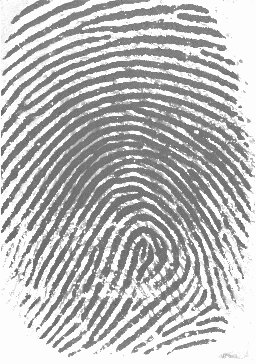
#> input picture image_processing/examples/101_1.bmp, 256 x 364 px
$ python persp_warp.py
#> lines starting #> are read from the running program, lines starting #| are printed output that depends on the picture
import numpy as np
import cv2
import math

# read input
img = cv2.imread('../examples/101_1.bmp', cv2.IMREAD_COLOR)
#> img is the input picture: shape (364, 256, 3); min 70, max 253, mean 186.6
hh, ww = img.shape[:2]
#> hh = 364; ww = 256


# specify input coordinates for corners of red quadrilateral in order TL, TR, BR, BL as x,
input = np.float32([[136,113], [206,130], [173,207], [132,196]])

# get top and left dimensions and set to output dimensions of red rectangle
width = round(math.hypot(input[0,0]-input[1,0], input[0,1]-input[1,1]))
height = round(math.hypot(input[0,0]-input[3,0], input[0,1]-input[3,1]))

# set upper left coordinates for output rectangle
x = input[0,0]
y = input[0,1]

# specify output coordinates for corners of red quadrilateral in order TL, TR, BR, BL as x,
output = np.float32([[x,y], [x+width-1,y], [x+width-1,y+height-1], [x,y+height-1]])

# compute perspective matrix
matrix = cv2.getPerspectiveTransform(input,output)
print(matrix)

# Note that output size is the same as the input image size
imgOutput = cv2.warpPerspective(img, matrix, (ww,hh), cv2.INTER_LINEAR, borderMode=cv2.BORDER_CONSTANT, borderValue=(0,0,0))
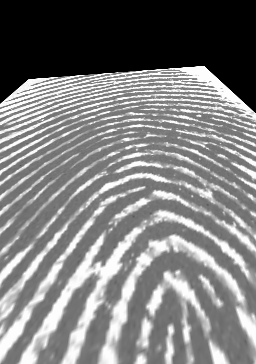
#> imgOutput: shape (364, 256, 3); min 0, max 253, mean 125.8

# save the warped output
cv2.imwrite("../output/persp_warp.bmp", imgOutput)

# show the result
cv2.imshow("result", imgOutput)
cv2.waitKey(0)
cv2.destroyAllWindows()

$ run again, with image_processing/examples/fingerprint.bmp copied over image_processing/examples/101_1.bmp
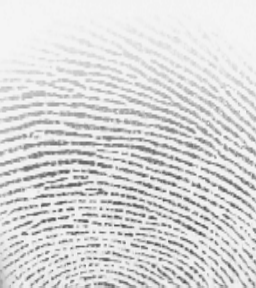
#> input picture image_processing/examples/fingerprint.bmp, 256 x 288 px
#> img is the input picture: shape (288, 256, 3); min 73, max 246, mean 216.7
#> `imgOutput = cv2.warpPerspective(img, matrix, (ww,hh), cv2.INTER_LINEAR..`:
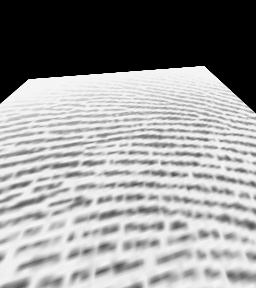
#> imgOutput: shape (288, 256, 3); min 0, max 246, mean 150.8

$ run again, with image_processing/examples/fingerprint3.bmp copied over image_processing/examples/101_1.bmp
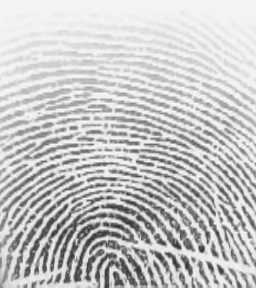
#> input picture image_processing/examples/fingerprint3.bmp, 256 x 288 px
#> img is the input picture: shape (288, 256, 3); min 50, max 246, mean 197.7
#> `imgOutput = cv2.warpPerspective(img, matrix, (ww,hh), cv2.INTER_LINEAR..`:
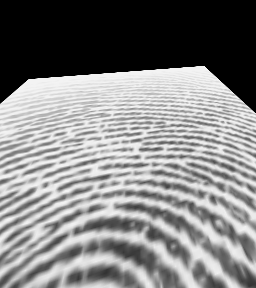
#> imgOutput: shape (288, 256, 3); min 0, max 245, mean 131.4
